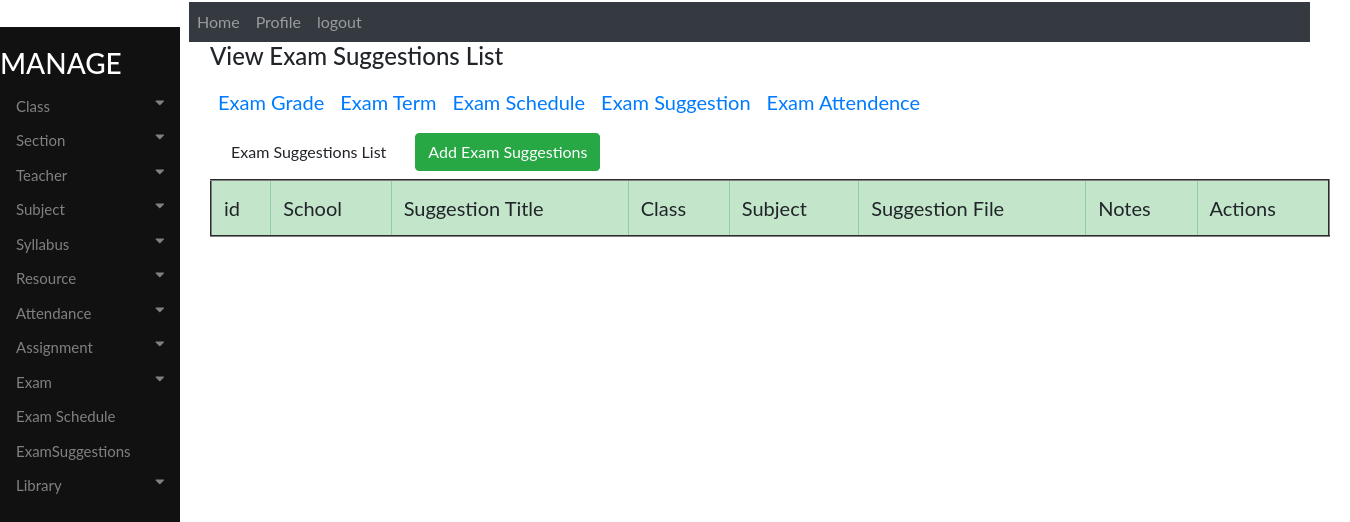
The page /accounts/viewexamsuggestion on the database as committed earlier.
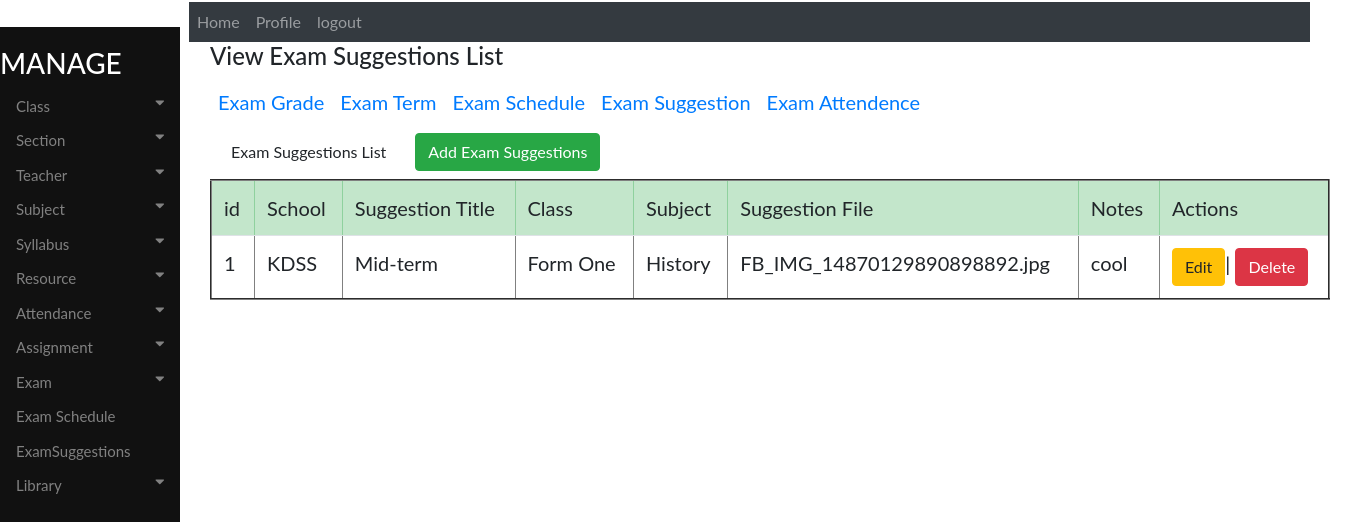
The same page on the database as committed later.
### accounts/models.py (models this page shows, shortened)
class ExamSuggestion(models.Model):
    School = models.CharField(max_length=130)
    SuggestionTitle = models.CharField(max_length=130)
    Exam = models.ForeignKey(ExamTerm, on_delete=models.PROTECT, blank=True, null=True)
    Class = models.ForeignKey(Classinformation, on_delete=models.PROTECT, blank=True, null=True)
    Subject = models.ForeignKey(Subjects, on_delete=models.PROTECT, blank=True, null=True)
    Suggestion = models.FileField(max_length=130, blank=False)
    Notes = models.TextField(max_length=150, blank=True)

class Classinformation(models.Model):
    ClassName = models.CharField(max_length=130)
    ClassTeacher = models.CharField(max_length=30, blank=True)
    TotalStudents = models.CharField(max_length=30, blank=True)
    NumberOfSections = models.CharField(max_length=30, blank=True)
    def __str__(self):
        return self.ClassName

class Subjects(models.Model):
    choices = (
    ('Compulsory','Compulsory'),('Options','Options')
    )
    Subjectname = models.CharField(max_length=130)
    Subjectcode = models.CharField(max_length=130)
    Author = models.CharField(max_length=130)
    Class = models.ForeignKey(Classinformation, on_delete=models.PROTECT, blank=True, null=True)
    SubjectTeacher = models.ForeignKey(Teacher, on_delete=models.PROTECT, blank=True, null=True)
    Type = models.CharField(max_length=130, choices=choices, blank=False)
    OtherNotes = models.TextField(max_length=200, blank=True)
    def __str__(self):
        return self.Subjectname

### accounts/views.py (the view)
def viewexamsuggestion(request):
    all_info = ExamSuggestion.objects.all()
    context={'all_info':all_info}
    return render(request, 'accounts/viewexamsuggestion.html', context)

### accounts/templates/accounts/viewexamsuggestion.html
{% extends 'base.html' %}
{% block body %}
<div class="container" style="margin-left: 200px;font-size: 20px; padding: 0px 10px;">
<h4>View Exam Suggestions List</h4>
<nav class="nav navbar-expand">
  <ul class="navbar-nav mr-auto">
    <li class="nav-item">
    <a class="nav-link" href="{% url 'viewexamgrade' %}">Exam Grade</a>
    </li>
    <li class="nav-item">
    <a class="nav-link" href="{% url 'viewexamterm' %}">Exam Term</a>
    </li>
    <li class="nav-item">
    <a class="nav-link" href="{% url 'viewexamschedule' %}">Exam Schedule</a>
    </li>
    <li class="nav-item">
    <a class="nav-link" href="{% url 'viewexamsuggestion' %}">Exam Suggestion</a>
    </li>
    <li class="nav-item">
    <a class="nav-link" href="#">Exam Attendence</a>
    </li>
  </ul>
</nav>
<nav class="nav navbar-expand" style="float:left">
  <ul class="navbar-nav mr-auto">
    <li class="nav-item">
      <a class="nav-link" href="#"><button class="btn btn-default"> Exam Suggestions List</button></a>
    </li>
    <li class="nav-item">
      <a class="nav-link" href="{% url 'addexamsuggestion' %}"><button class="btn btn-success">Add Exam Suggestions</button></a>
    </li>
  </ul>
</nav>
<br>
<table class="table table-hover" border="2">
   <thead class="table-success">
    <tr>
         <td>id</td>
         <td>School</td>
         <td>Suggestion Title </td>
         <td>Class</td>
         <td>Subject</td>
         <td>Suggestion File</td>
         <td>Notes</td>
         <td>Actions</td>
     </tr>
   </thead>
   <tbody>
     {% if all_info %}
     {% for item in all_info %}
     <tr>
       <td>{{ item.id}}</td>
       <td>{{ item.School}}</td>
       <td>{{ item.SuggestionTitle}}</td>
       <td>{{ item.Class}}</td>
       <td>{{ item.Subject}}</td>
         <td>{{ item.Suggestion}}</td>
         <td>{{ item.Notes}}</td>
       <td><a href="{% url 'editexamsuggestion' pk=item.id  %}" >
         <button class="btn btn-warning">Edit</button></a>|
         <a href="{% url 'deleteexamsuggestion' pk=item.id %}" >
           <button class="btn btn-danger">Delete</button></a>
       </td>
        {% endfor %}
     </tr>
     {% endif %}
   </tbody>
</table>
</div>
{% endblock %}

Rows that differ between the two databases and show on the page:
added ExamSuggestion: id "1", School "KDSS", SuggestionTitle "Mid-term", Class "Form One", Subject "History", Suggestion "FB_IMG_14870129890898892.jpg", Notes "cool"
